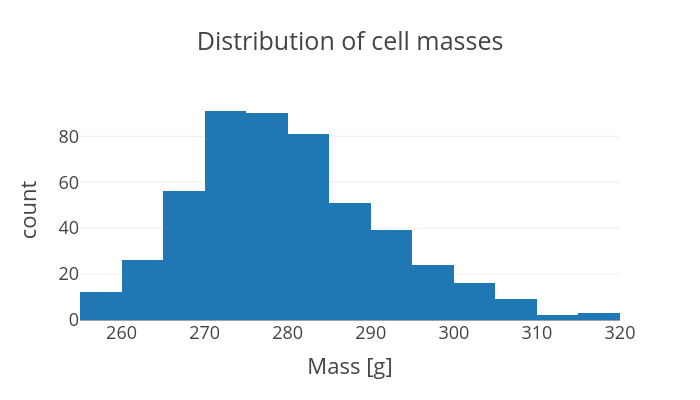

Notebook code for this chart:
### Code cell
# look at the distribution of the masses of the cells

plot_data = pd.DataFrame({
    'cell_name': [c.name for c in cells],
    'cell_mass': [c.mass for c in cells]
})

px.histogram(plot_data, x='cell_mass', title='Distribution of cell masses', nbins=20, template='presentation', 
             labels={'cell_mass': 'Mass [g]'}, width=700, height=400).show()

### Figure 1 — Plotly figure (JSON) as saved in the notebook; plotly's stock layout.template omitted (floating-point values rounded to 4 significant figures; data arrays with more than 128 entries replaced by an {"elided": "..."} marker saying what was removed)
{"data": [{"bingroup": "x", "hovertemplate": "Mass [g]=%{x}<br>count=%{y}<extra></extra>", "legendgroup": "", "marker": {"color": "#1F77B4", "pattern": {"shape": ""}}, "name": "", "nbinsx": 20, "orientation": "v", "showlegend": false, "type": "histogram", "x": {"elided": "500 float values"}, "xaxis": "x", "yaxis": "y"}], "layout": {"barmode": "relative", "height": 400, "legend": {"tracegroupgap": 0}, "title": {"text": "Distribution of cell masses"}, "width": 700, "xaxis": {"anchor": "y", "domain": [0, 1], "title": {"text": "Mass [g]"}}, "yaxis": {"anchor": "x", "domain": [0, 1], "title": {"text": "count"}}}}
